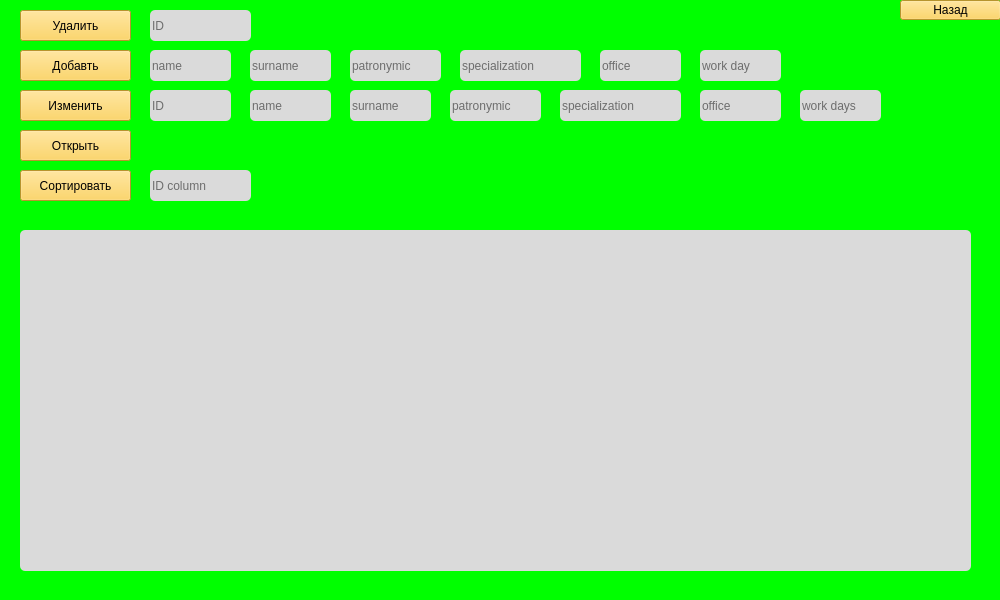
<?xml version="1.0" encoding="UTF-8"?>
<ui version="4.0">
 <class>MainWindow</class>
 <widget class="QMainWindow" name="MainWindow">
  <property name="geometry">
   <rect>
    <x>0</x>
    <y>0</y>
    <width>1000</width>
    <height>600</height>
   </rect>
  </property>
  <property name="minimumSize">
   <size>
    <width>1000</width>
    <height>600</height>
   </size>
  </property>
  <property name="maximumSize">
   <size>
    <width>1000</width>
    <height>600</height>
   </size>
  </property>
  <property name="sizeIncrement">
   <size>
    <width>1000</width>
    <height>800</height>
   </size>
  </property>
  <property name="baseSize">
   <size>
    <width>1000</width>
    <height>600</height>
   </size>
  </property>
  <property name="windowTitle">
   <string>drivers</string>
  </property>
  <property name="styleSheet">
   <string notr="true">background-color: rgb(0, 255, 0);
font: 75 12pt &quot;Fixedsys&quot;;
</string>
  </property>
  <widget class="QWidget" name="centralwidget">
   <widget class="QTableWidget" name="tableWidget">
    <property name="geometry">
     <rect>
      <x>20</x>
      <y>230</y>
      <width>951</width>
      <height>341</height>
     </rect>
    </property>
    <property name="styleSheet">
     <string notr="true">background-color: rgb(218, 218, 218);
border-radius: 5px;</string>
    </property>
    <property name="dragEnabled">
     <bool>true</bool>
    </property>
   </widget>
   <widget class="QPushButton" name="Dell">
    <property name="geometry">
     <rect>
      <x>20</x>
      <y>10</y>
      <width>111</width>
      <height>31</height>
     </rect>
    </property>
    <property name="styleSheet">
     <string notr="true">background-color: rgb(255, 207, 64);
</string>
    </property>
    <property name="text">
     <string>Удалить</string>
    </property>
   </widget>
   <widget class="QPushButton" name="Add">
    <property name="geometry">
     <rect>
      <x>20</x>
      <y>50</y>
      <width>111</width>
      <height>31</height>
     </rect>
    </property>
    <property name="styleSheet">
     <string notr="true">background-color: rgb(255, 207, 64);
</string>
    </property>
    <property name="text">
     <string>Добавть</string>
    </property>
   </widget>
   <widget class="QPushButton" name="Change">
    <property name="geometry">
     <rect>
      <x>20</x>
      <y>90</y>
      <width>111</width>
      <height>31</height>
     </rect>
    </property>
    <property name="styleSheet">
     <string notr="true">background-color: rgb(255, 207, 64);
</string>
    </property>
    <property name="text">
     <string>Изменить</string>
    </property>
   </widget>
   <widget class="QPushButton" name="Open">
    <property name="geometry">
     <rect>
      <x>20</x>
      <y>130</y>
      <width>111</width>
      <height>31</height>
     </rect>
    </property>
    <property name="styleSheet">
     <string notr="true">background-color: rgb(255, 207, 64);
</string>
    </property>
    <property name="text">
     <string>Открыть</string>
    </property>
   </widget>
   <widget class="QPushButton" name="Sort">
    <property name="geometry">
     <rect>
      <x>20</x>
      <y>170</y>
      <width>111</width>
      <height>31</height>
     </rect>
    </property>
    <property name="styleSheet">
     <string notr="true">background-color: rgb(255, 207, 64);
</string>
    </property>
    <property name="text">
     <string>Сортировать</string>
    </property>
   </widget>
   <widget class="QPushButton" name="Back">
    <property name="geometry">
     <rect>
      <x>900</x>
      <y>0</y>
      <width>101</width>
      <height>20</height>
     </rect>
    </property>
    <property name="styleSheet">
     <string notr="true">background-color: rgb(255, 207, 64);
</string>
    </property>
    <property name="text">
     <string>Назад</string>
    </property>
   </widget>
   <widget class="QLineEdit" name="DellLine">
    <property name="geometry">
     <rect>
      <x>150</x>
      <y>10</y>
      <width>101</width>
      <height>31</height>
     </rect>
    </property>
    <property name="styleSheet">
     <string notr="true">background-color: rgb(218, 218, 218);
border-radius: 5px;</string>
    </property>
    <property name="placeholderText">
     <string>ID</string>
    </property>
   </widget>
   <widget class="QLineEdit" name="AddLine">
    <property name="geometry">
     <rect>
      <x>150</x>
      <y>50</y>
      <width>81</width>
      <height>31</height>
     </rect>
    </property>
    <property name="whatsThis">
     <string/>
    </property>
    <property name="accessibleName">
     <string/>
    </property>
    <property name="styleSheet">
     <string notr="true">background-color: rgb(218, 218, 218);
border-radius: 5px;</string>
    </property>
    <property name="inputMask">
     <string/>
    </property>
    <property name="placeholderText">
     <string>name</string>
    </property>
   </widget>
   <widget class="QLineEdit" name="lineEdit_13">
    <property name="geometry">
     <rect>
      <x>150</x>
      <y>170</y>
      <width>101</width>
      <height>31</height>
     </rect>
    </property>
    <property name="styleSheet">
     <string notr="true">background-color: rgb(218, 218, 218);
border-radius: 5px;</string>
    </property>
    <property name="placeholderText">
     <string>ID column</string>
    </property>
   </widget>
   <widget class="QLineEdit" name="AddLine_2">
    <property name="geometry">
     <rect>
      <x>250</x>
      <y>50</y>
      <width>81</width>
      <height>31</height>
     </rect>
    </property>
    <property name="styleSheet">
     <string notr="true">background-color: rgb(218, 218, 218);
border-radius: 5px;</string>
    </property>
    <property name="placeholderText">
     <string>surname</string>
    </property>
   </widget>
   <widget class="QLineEdit" name="AddLine_3">
    <property name="geometry">
     <rect>
      <x>350</x>
      <y>50</y>
      <width>91</width>
      <height>31</height>
     </rect>
    </property>
    <property name="styleSheet">
     <string notr="true">background-color: rgb(218, 218, 218);
border-radius: 5px;</string>
    </property>
    <property name="placeholderText">
     <string>patronymic</string>
    </property>
   </widget>
   <widget class="QLineEdit" name="AddLine_4">
    <property name="geometry">
     <rect>
      <x>460</x>
      <y>50</y>
      <width>121</width>
      <height>31</height>
     </rect>
    </property>
    <property name="styleSheet">
     <string notr="true">background-color: rgb(218, 218, 218);
border-radius: 5px;</string>
    </property>
    <property name="placeholderText">
     <string>specialization</string>
    </property>
   </widget>
   <widget class="QLineEdit" name="AddLine_5">
    <property name="geometry">
     <rect>
      <x>600</x>
      <y>50</y>
      <width>81</width>
      <height>31</height>
     </rect>
    </property>
    <property name="styleSheet">
     <string notr="true">background-color: rgb(218, 218, 218);
border-radius: 5px;</string>
    </property>
    <property name="placeholderText">
     <string>office</string>
    </property>
   </widget>
   <widget class="QLineEdit" name="AddLine_6">
    <property name="geometry">
     <rect>
      <x>700</x>
      <y>50</y>
      <width>81</width>
      <height>31</height>
     </rect>
    </property>
    <property name="styleSheet">
     <string notr="true">background-color: rgb(218, 218, 218);
border-radius: 5px;</string>
    </property>
    <property name="placeholderText">
     <string>work day</string>
    </property>
   </widget>
   <widget class="QLineEdit" name="AddLine_8">
    <property name="geometry">
     <rect>
      <x>150</x>
      <y>90</y>
      <width>81</width>
      <height>31</height>
     </rect>
    </property>
    <property name="styleSheet">
     <string notr="true">background-color: rgb(218, 218, 218);
border-radius: 5px;</string>
    </property>
    <property name="placeholderText">
     <string>ID</string>
    </property>
   </widget>
   <widget class="QLineEdit" name="AddLine_9">
    <property name="geometry">
     <rect>
      <x>250</x>
      <y>90</y>
      <width>81</width>
      <height>31</height>
     </rect>
    </property>
    <property name="styleSheet">
     <string notr="true">background-color: rgb(218, 218, 218);
border-radius: 5px;</string>
    </property>
    <property name="placeholderText">
     <string>name</string>
    </property>
   </widget>
   <widget class="QLineEdit" name="AddLine_10">
    <property name="geometry">
     <rect>
      <x>350</x>
      <y>90</y>
      <width>81</width>
      <height>31</height>
     </rect>
    </property>
    <property name="styleSheet">
     <string notr="true">background-color: rgb(218, 218, 218);
border-radius: 5px;</string>
    </property>
    <property name="placeholderText">
     <string>surname</string>
    </property>
   </widget>
   <widget class="QLineEdit" name="AddLine_11">
    <property name="geometry">
     <rect>
      <x>450</x>
      <y>90</y>
      <width>91</width>
      <height>31</height>
     </rect>
    </property>
    <property name="styleSheet">
     <string notr="true">background-color: rgb(218, 218, 218);
border-radius: 5px;</string>
    </property>
    <property name="placeholderText">
     <string>patronymic</string>
    </property>
   </widget>
   <widget class="QLineEdit" name="AddLine_12">
    <property name="geometry">
     <rect>
      <x>560</x>
      <y>90</y>
      <width>121</width>
      <height>31</height>
     </rect>
    </property>
    <property name="styleSheet">
     <string notr="true">background-color: rgb(218, 218, 218);
border-radius: 5px;</string>
    </property>
    <property name="placeholderText">
     <string>specialization</string>
    </property>
   </widget>
   <widget class="QLineEdit" name="AddLine_13">
    <property name="geometry">
     <rect>
      <x>700</x>
      <y>90</y>
      <width>81</width>
      <height>31</height>
     </rect>
    </property>
    <property name="styleSheet">
     <string notr="true">background-color: rgb(218, 218, 218);
border-radius: 5px;</string>
    </property>
    <property name="placeholderText">
     <string>office</string>
    </property>
   </widget>
   <widget class="QLineEdit" name="AddLine_14">
    <property name="geometry">
     <rect>
      <x>800</x>
      <y>90</y>
      <width>81</width>
      <height>31</height>
     </rect>
    </property>
    <property name="styleSheet">
     <string notr="true">background-color: rgb(218, 218, 218);
border-radius: 5px;</string>
    </property>
    <property name="placeholderText">
     <string>work days</string>
    </property>
   </widget>
  </widget>
 </widget>
 <resources/>
 <connections/>
</ui>
